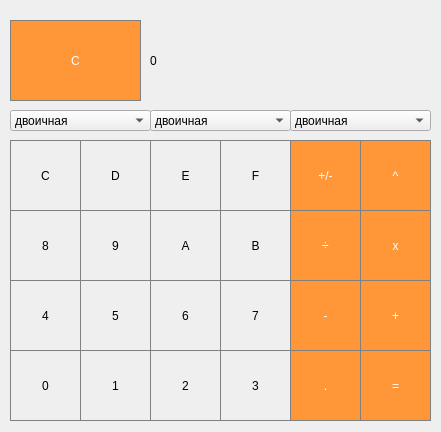
<?xml version="1.0" encoding="UTF-8"?>
<ui version="4.0">
 <class>ChertCalc</class>
 <widget class="QMainWindow" name="ChertCalc">
  <property name="geometry">
   <rect>
    <x>0</x>
    <y>0</y>
    <width>441</width>
    <height>432</height>
   </rect>
  </property>
  <property name="windowTitle">
   <string>MainWindow</string>
  </property>
  <property name="iconSize">
   <size>
    <width>320</width>
    <height>601</height>
   </size>
  </property>
  <widget class="QWidget" name="centralwidget">
   <property name="sizePolicy">
    <sizepolicy hsizetype="MinimumExpanding" vsizetype="MinimumExpanding">
     <horstretch>0</horstretch>
     <verstretch>0</verstretch>
    </sizepolicy>
   </property>
   <property name="minimumSize">
    <size>
     <width>0</width>
     <height>0</height>
    </size>
   </property>
   <widget class="QLabel" name="label">
    <property name="geometry">
     <rect>
      <x>150</x>
      <y>20</y>
      <width>281</width>
      <height>81</height>
     </rect>
    </property>
    <property name="styleSheet">
     <string notr="true">/* (Label at top) Label Stylesheet */

QLabel {
  qproperty-alignment: 'AlignVCenter | AlignRight';
  border: 1px solid gray;
}

background-color : white;

/* End Label Stylesheet */</string>
    </property>
    <property name="text">
     <string>0</string>
    </property>
    <property name="for SS" stdset="0">
     <string/>
    </property>
   </widget>
   <widget class="QPushButton" name="pushButton_clear">
    <property name="geometry">
     <rect>
      <x>10</x>
      <y>20</y>
      <width>131</width>
      <height>81</height>
     </rect>
    </property>
    <property name="styleSheet">
     <string notr="true">/* (Clear,+/-,%,. buttons) Unary Operations Buttons Stylesheet */

QPushButton {
  background-color: rgb(215, 215, 215);
  border: 1px solid gray;
}
QPushButton:pressed {
    background-color: qlineargradient(x1: 0, y1: 0, x2: 0, y2: 1,
                                      stop: 0 #BEBEBE, stop: 1 #D7D7D7);
}
/* End Unary Operations Buttons Stylesheet */

/* (Orange buttons) Operations Buttons Stylesheet */
QPushButton {
  background-color: rgb(255, 151, 57);
  color: white; 
  border: 1px solid gray;
}

QPushButton:pressed {
    background-color: qlineargradient(x1: 0, y1: 0, x2: 0, y2: 1,
                                      stop: 0 #FF7832, stop: 1 #FF9739);
}
</string>
    </property>
    <property name="text">
     <string>C</string>
    </property>
   </widget>
   <widget class="QPushButton" name="pushButton_plusMinus">
    <property name="geometry">
     <rect>
      <x>290</x>
      <y>140</y>
      <width>71</width>
      <height>71</height>
     </rect>
    </property>
    <property name="styleSheet">
     <string notr="true">/* (Clear,+/-,%,. buttons) Unary Operations Buttons Stylesheet */

QPushButton {
  background-color: rgb(215, 215, 215);
  border: 1px solid gray;
}
QPushButton:pressed {
    background-color: qlineargradient(x1: 0, y1: 0, x2: 0, y2: 1,
                                      stop: 0 #BEBEBE, stop: 1 #D7D7D7);
}
/* End Unary Operations Buttons Stylesheet */

/* (Orange buttons) Operations Buttons Stylesheet */
QPushButton {
  background-color: rgb(255, 151, 57);
  color: white; 
  border: 1px solid gray;
}

QPushButton:pressed {
    background-color: qlineargradient(x1: 0, y1: 0, x2: 0, y2: 1,
                                      stop: 0 #FF7832, stop: 1 #FF9739);
}
</string>
    </property>
    <property name="text">
     <string>+/-</string>
    </property>
   </widget>
   <widget class="QPushButton" name="pushButton_Power">
    <property name="geometry">
     <rect>
      <x>360</x>
      <y>140</y>
      <width>71</width>
      <height>71</height>
     </rect>
    </property>
    <property name="styleSheet">
     <string notr="true">/* (Clear,+/-,%,. buttons) Unary Operations Buttons Stylesheet */

QPushButton {
  background-color: rgb(215, 215, 215);
  border: 1px solid gray;
}
QPushButton:pressed {
    background-color: qlineargradient(x1: 0, y1: 0, x2: 0, y2: 1,
                                      stop: 0 #BEBEBE, stop: 1 #D7D7D7);
}
/* End Unary Operations Buttons Stylesheet */

/* (Orange buttons) Operations Buttons Stylesheet */
QPushButton {
  background-color: rgb(255, 151, 57);
  color: white; 
  border: 1px solid gray;
}

QPushButton:pressed {
    background-color: qlineargradient(x1: 0, y1: 0, x2: 0, y2: 1,
                                      stop: 0 #FF7832, stop: 1 #FF9739);
}
</string>
    </property>
    <property name="text">
     <string>^</string>
    </property>
   </widget>
   <widget class="QPushButton" name="pushButton_divide">
    <property name="geometry">
     <rect>
      <x>290</x>
      <y>210</y>
      <width>71</width>
      <height>71</height>
     </rect>
    </property>
    <property name="styleSheet">
     <string notr="true">/* (Clear,+/-,%,. buttons) Unary Operations Buttons Stylesheet */

QPushButton {
  background-color: rgb(215, 215, 215);
  border: 1px solid gray;
}
QPushButton:pressed {
    background-color: qlineargradient(x1: 0, y1: 0, x2: 0, y2: 1,
                                      stop: 0 #BEBEBE, stop: 1 #D7D7D7);
}
/* End Unary Operations Buttons Stylesheet */

/* (Orange buttons) Operations Buttons Stylesheet */
QPushButton {
  background-color: rgb(255, 151, 57);
  color: white; 
  border: 1px solid gray;
}

QPushButton:pressed {
    background-color: qlineargradient(x1: 0, y1: 0, x2: 0, y2: 1,
                                      stop: 0 #FF7832, stop: 1 #FF9739);
}
</string>
    </property>
    <property name="text">
     <string>÷</string>
    </property>
   </widget>
   <widget class="QPushButton" name="pushButton_9">
    <property name="geometry">
     <rect>
      <x>80</x>
      <y>210</y>
      <width>71</width>
      <height>71</height>
     </rect>
    </property>
    <property name="styleSheet">
     <string notr="true">/* Digits 0-9 Stylesheet */
QPushButton {
   border: 1px solid gray;
}
QPushButton:pressed {
    background-color: qlineargradient(x1: 0, y1: 0, x2: 0, y2: 1,
                                      stop: 0 #dadbde, stop: 1 #f6f7fa);
}

/* End Digits 0-9 Stylesheet */</string>
    </property>
    <property name="text">
     <string>9</string>
    </property>
   </widget>
   <widget class="QPushButton" name="pushButton_8">
    <property name="geometry">
     <rect>
      <x>10</x>
      <y>210</y>
      <width>71</width>
      <height>71</height>
     </rect>
    </property>
    <property name="styleSheet">
     <string notr="true">/* Digits 0-9 Stylesheet */
QPushButton {
   border: 1px solid gray;
}
QPushButton:pressed {
    background-color: qlineargradient(x1: 0, y1: 0, x2: 0, y2: 1,
                                      stop: 0 #dadbde, stop: 1 #f6f7fa);
}

/* End Digits 0-9 Stylesheet */</string>
    </property>
    <property name="text">
     <string>8</string>
    </property>
   </widget>
   <widget class="QPushButton" name="pushButton_multiply">
    <property name="geometry">
     <rect>
      <x>360</x>
      <y>210</y>
      <width>71</width>
      <height>71</height>
     </rect>
    </property>
    <property name="styleSheet">
     <string notr="true">/* (Clear,+/-,%,. buttons) Unary Operations Buttons Stylesheet */

QPushButton {
  background-color: rgb(215, 215, 215);
  border: 1px solid gray;
}
QPushButton:pressed {
    background-color: qlineargradient(x1: 0, y1: 0, x2: 0, y2: 1,
                                      stop: 0 #BEBEBE, stop: 1 #D7D7D7);
}
/* End Unary Operations Buttons Stylesheet */

/* (Orange buttons) Operations Buttons Stylesheet */
QPushButton {
  background-color: rgb(255, 151, 57);
  color: white; 
  border: 1px solid gray;
}

QPushButton:pressed {
    background-color: qlineargradient(x1: 0, y1: 0, x2: 0, y2: 1,
                                      stop: 0 #FF7832, stop: 1 #FF9739);
}
</string>
    </property>
    <property name="text">
     <string>x</string>
    </property>
   </widget>
   <widget class="QPushButton" name="pushButton_7">
    <property name="geometry">
     <rect>
      <x>220</x>
      <y>280</y>
      <width>71</width>
      <height>71</height>
     </rect>
    </property>
    <property name="styleSheet">
     <string notr="true">/* Digits 0-9 Stylesheet */
QPushButton {
   border: 1px solid gray;
}
QPushButton:pressed {
    background-color: qlineargradient(x1: 0, y1: 0, x2: 0, y2: 1,
                                      stop: 0 #dadbde, stop: 1 #f6f7fa);
}

/* End Digits 0-9 Stylesheet */</string>
    </property>
    <property name="text">
     <string>7</string>
    </property>
   </widget>
   <widget class="QPushButton" name="pushButton_6">
    <property name="geometry">
     <rect>
      <x>150</x>
      <y>280</y>
      <width>71</width>
      <height>71</height>
     </rect>
    </property>
    <property name="styleSheet">
     <string notr="true">/* Digits 0-9 Stylesheet */
QPushButton {
   border: 1px solid gray;
}
QPushButton:pressed {
    background-color: qlineargradient(x1: 0, y1: 0, x2: 0, y2: 1,
                                      stop: 0 #dadbde, stop: 1 #f6f7fa);
}

/* End Digits 0-9 Stylesheet */</string>
    </property>
    <property name="text">
     <string>6</string>
    </property>
   </widget>
   <widget class="QPushButton" name="pushButton_5">
    <property name="geometry">
     <rect>
      <x>80</x>
      <y>280</y>
      <width>71</width>
      <height>71</height>
     </rect>
    </property>
    <property name="styleSheet">
     <string notr="true">/* Digits 0-9 Stylesheet */
QPushButton {
   border: 1px solid gray;
}
QPushButton:pressed {
    background-color: qlineargradient(x1: 0, y1: 0, x2: 0, y2: 1,
                                      stop: 0 #dadbde, stop: 1 #f6f7fa);
}

/* End Digits 0-9 Stylesheet */</string>
    </property>
    <property name="text">
     <string>5</string>
    </property>
   </widget>
   <widget class="QPushButton" name="pushButton_minus">
    <property name="geometry">
     <rect>
      <x>290</x>
      <y>280</y>
      <width>71</width>
      <height>71</height>
     </rect>
    </property>
    <property name="styleSheet">
     <string notr="true">/* (Clear,+/-,%,. buttons) Unary Operations Buttons Stylesheet */

QPushButton {
  background-color: rgb(215, 215, 215);
  border: 1px solid gray;
}
QPushButton:pressed {
    background-color: qlineargradient(x1: 0, y1: 0, x2: 0, y2: 1,
                                      stop: 0 #BEBEBE, stop: 1 #D7D7D7);
}
/* End Unary Operations Buttons Stylesheet */

/* (Orange buttons) Operations Buttons Stylesheet */
QPushButton {
  background-color: rgb(255, 151, 57);
  color: white; 
  border: 1px solid gray;
}

QPushButton:pressed {
    background-color: qlineargradient(x1: 0, y1: 0, x2: 0, y2: 1,
                                      stop: 0 #FF7832, stop: 1 #FF9739);
}
</string>
    </property>
    <property name="text">
     <string>-</string>
    </property>
   </widget>
   <widget class="QPushButton" name="pushButton_4">
    <property name="geometry">
     <rect>
      <x>10</x>
      <y>280</y>
      <width>71</width>
      <height>71</height>
     </rect>
    </property>
    <property name="styleSheet">
     <string notr="true">/* Digits 0-9 Stylesheet */
QPushButton {
   border: 1px solid gray;
}
QPushButton:pressed {
    background-color: qlineargradient(x1: 0, y1: 0, x2: 0, y2: 1,
                                      stop: 0 #dadbde, stop: 1 #f6f7fa);
}

/* End Digits 0-9 Stylesheet */</string>
    </property>
    <property name="text">
     <string>4</string>
    </property>
   </widget>
   <widget class="QPushButton" name="pushButton_3">
    <property name="geometry">
     <rect>
      <x>220</x>
      <y>350</y>
      <width>71</width>
      <height>71</height>
     </rect>
    </property>
    <property name="styleSheet">
     <string notr="true">/* Digits 0-9 Stylesheet */
QPushButton {
   border: 1px solid gray;
}
QPushButton:pressed {
    background-color: qlineargradient(x1: 0, y1: 0, x2: 0, y2: 1,
                                      stop: 0 #dadbde, stop: 1 #f6f7fa);
}

/* End Digits 0-9 Stylesheet */</string>
    </property>
    <property name="text">
     <string>3</string>
    </property>
   </widget>
   <widget class="QPushButton" name="pushButton_2">
    <property name="geometry">
     <rect>
      <x>150</x>
      <y>350</y>
      <width>71</width>
      <height>71</height>
     </rect>
    </property>
    <property name="styleSheet">
     <string notr="true">/* Digits 0-9 Stylesheet */
QPushButton {
   border: 1px solid gray;
}
QPushButton:pressed {
    background-color: qlineargradient(x1: 0, y1: 0, x2: 0, y2: 1,
                                      stop: 0 #dadbde, stop: 1 #f6f7fa);
}

/* End Digits 0-9 Stylesheet */</string>
    </property>
    <property name="text">
     <string>2</string>
    </property>
   </widget>
   <widget class="QPushButton" name="pushButton_add">
    <property name="geometry">
     <rect>
      <x>360</x>
      <y>280</y>
      <width>71</width>
      <height>71</height>
     </rect>
    </property>
    <property name="styleSheet">
     <string notr="true">/* (Clear,+/-,%,. buttons) Unary Operations Buttons Stylesheet */

QPushButton {
  background-color: rgb(215, 215, 215);
  border: 1px solid gray;
}
QPushButton:pressed {
    background-color: qlineargradient(x1: 0, y1: 0, x2: 0, y2: 1,
                                      stop: 0 #BEBEBE, stop: 1 #D7D7D7);
}
/* End Unary Operations Buttons Stylesheet */

/* (Orange buttons) Operations Buttons Stylesheet */
QPushButton {
  background-color: rgb(255, 151, 57);
  color: white; 
  border: 1px solid gray;
}

QPushButton:pressed {
    background-color: qlineargradient(x1: 0, y1: 0, x2: 0, y2: 1,
                                      stop: 0 #FF7832, stop: 1 #FF9739);
}
</string>
    </property>
    <property name="text">
     <string>+</string>
    </property>
   </widget>
   <widget class="QPushButton" name="pushButton_1">
    <property name="geometry">
     <rect>
      <x>80</x>
      <y>350</y>
      <width>71</width>
      <height>71</height>
     </rect>
    </property>
    <property name="styleSheet">
     <string notr="true">/* Digits 0-9 Stylesheet */
QPushButton {
   border: 1px solid gray;
}
QPushButton:pressed {
    background-color: qlineargradient(x1: 0, y1: 0, x2: 0, y2: 1,
                                      stop: 0 #dadbde, stop: 1 #f6f7fa);
}

/* End Digits 0-9 Stylesheet */</string>
    </property>
    <property name="text">
     <string>1</string>
    </property>
   </widget>
   <widget class="QPushButton" name="pushButton_dot">
    <property name="geometry">
     <rect>
      <x>290</x>
      <y>350</y>
      <width>71</width>
      <height>71</height>
     </rect>
    </property>
    <property name="styleSheet">
     <string notr="true">/* (Clear,+/-,%,. buttons) Unary Operations Buttons Stylesheet */

QPushButton {
  background-color: rgb(215, 215, 215);
  border: 1px solid gray;
}
QPushButton:pressed {
    background-color: qlineargradient(x1: 0, y1: 0, x2: 0, y2: 1,
                                      stop: 0 #BEBEBE, stop: 1 #D7D7D7);
}
/* End Unary Operations Buttons Stylesheet */

/* (Orange buttons) Operations Buttons Stylesheet */
QPushButton {
  background-color: rgb(255, 151, 57);
  color: white; 
  border: 1px solid gray;
}

QPushButton:pressed {
    background-color: qlineargradient(x1: 0, y1: 0, x2: 0, y2: 1,
                                      stop: 0 #FF7832, stop: 1 #FF9739);
}
</string>
    </property>
    <property name="text">
     <string>.</string>
    </property>
   </widget>
   <widget class="QPushButton" name="pushButton_0">
    <property name="geometry">
     <rect>
      <x>10</x>
      <y>350</y>
      <width>71</width>
      <height>71</height>
     </rect>
    </property>
    <property name="styleSheet">
     <string notr="true">/* Digits 0-9 Stylesheet */
QPushButton {
   border: 1px solid gray;
}
QPushButton:pressed {
    background-color: qlineargradient(x1: 0, y1: 0, x2: 0, y2: 1,
                                      stop: 0 #dadbde, stop: 1 #f6f7fa);
}

/* End Digits 0-9 Stylesheet */</string>
    </property>
    <property name="text">
     <string>0</string>
    </property>
   </widget>
   <widget class="QPushButton" name="pushButton_equals">
    <property name="geometry">
     <rect>
      <x>360</x>
      <y>350</y>
      <width>71</width>
      <height>71</height>
     </rect>
    </property>
    <property name="styleSheet">
     <string notr="true">/* (Clear,+/-,%,. buttons) Unary Operations Buttons Stylesheet */

QPushButton {
  background-color: rgb(215, 215, 215);
  border: 1px solid gray;
}
QPushButton:pressed {
    background-color: qlineargradient(x1: 0, y1: 0, x2: 0, y2: 1,
                                      stop: 0 #BEBEBE, stop: 1 #D7D7D7);
}
/* End Unary Operations Buttons Stylesheet */

/* (Orange buttons) Operations Buttons Stylesheet */
QPushButton {
  background-color: rgb(255, 151, 57);
  color: white; 
  border: 1px solid gray;
}

QPushButton:pressed {
    background-color: qlineargradient(x1: 0, y1: 0, x2: 0, y2: 1,
                                      stop: 0 #FF7832, stop: 1 #FF9739);
}
</string>
    </property>
    <property name="text">
     <string>=</string>
    </property>
   </widget>
   <widget class="QPushButton" name="pushButton_A">
    <property name="geometry">
     <rect>
      <x>150</x>
      <y>210</y>
      <width>71</width>
      <height>71</height>
     </rect>
    </property>
    <property name="styleSheet">
     <string notr="true">/* Digits 0-9 Stylesheet */
QPushButton {
   border: 1px solid gray;
}
QPushButton:pressed {
    background-color: qlineargradient(x1: 0, y1: 0, x2: 0, y2: 1,
                                      stop: 0 #dadbde, stop: 1 #f6f7fa);
}

/* End Digits 0-9 Stylesheet */</string>
    </property>
    <property name="text">
     <string>A</string>
    </property>
   </widget>
   <widget class="QPushButton" name="pushButton_B">
    <property name="geometry">
     <rect>
      <x>220</x>
      <y>210</y>
      <width>71</width>
      <height>71</height>
     </rect>
    </property>
    <property name="styleSheet">
     <string notr="true">/* Digits 0-9 Stylesheet */
QPushButton {
   border: 1px solid gray;
}
QPushButton:pressed {
    background-color: qlineargradient(x1: 0, y1: 0, x2: 0, y2: 1,
                                      stop: 0 #dadbde, stop: 1 #f6f7fa);
}

/* End Digits 0-9 Stylesheet */</string>
    </property>
    <property name="text">
     <string>B</string>
    </property>
   </widget>
   <widget class="QPushButton" name="pushButton_C">
    <property name="geometry">
     <rect>
      <x>10</x>
      <y>140</y>
      <width>71</width>
      <height>71</height>
     </rect>
    </property>
    <property name="styleSheet">
     <string notr="true">/* Digits 0-9 Stylesheet */
QPushButton {
   border: 1px solid gray;
}
QPushButton:pressed {
    background-color: qlineargradient(x1: 0, y1: 0, x2: 0, y2: 1,
                                      stop: 0 #dadbde, stop: 1 #f6f7fa);
}

/* End Digits 0-9 Stylesheet */</string>
    </property>
    <property name="text">
     <string>C</string>
    </property>
   </widget>
   <widget class="QPushButton" name="pushButton_D">
    <property name="geometry">
     <rect>
      <x>80</x>
      <y>140</y>
      <width>71</width>
      <height>71</height>
     </rect>
    </property>
    <property name="styleSheet">
     <string notr="true">/* Digits 0-9 Stylesheet */
QPushButton {
   border: 1px solid gray;
}
QPushButton:pressed {
    background-color: qlineargradient(x1: 0, y1: 0, x2: 0, y2: 1,
                                      stop: 0 #dadbde, stop: 1 #f6f7fa);
}

/* End Digits 0-9 Stylesheet */</string>
    </property>
    <property name="text">
     <string>D</string>
    </property>
   </widget>
   <widget class="QPushButton" name="pushButton_E">
    <property name="geometry">
     <rect>
      <x>150</x>
      <y>140</y>
      <width>71</width>
      <height>71</height>
     </rect>
    </property>
    <property name="styleSheet">
     <string notr="true">/* Digits 0-9 Stylesheet */
QPushButton {
   border: 1px solid gray;
}
QPushButton:pressed {
    background-color: qlineargradient(x1: 0, y1: 0, x2: 0, y2: 1,
                                      stop: 0 #dadbde, stop: 1 #f6f7fa);
}

/* End Digits 0-9 Stylesheet */</string>
    </property>
    <property name="text">
     <string>E</string>
    </property>
   </widget>
   <widget class="QPushButton" name="pushButton_F">
    <property name="geometry">
     <rect>
      <x>220</x>
      <y>140</y>
      <width>71</width>
      <height>71</height>
     </rect>
    </property>
    <property name="styleSheet">
     <string notr="true">/* Digits 0-9 Stylesheet */
QPushButton {
   border: 1px solid gray;
}
QPushButton:pressed {
    background-color: qlineargradient(x1: 0, y1: 0, x2: 0, y2: 1,
                                      stop: 0 #dadbde, stop: 1 #f6f7fa);
}

/* End Digits 0-9 Stylesheet */</string>
    </property>
    <property name="text">
     <string>F</string>
    </property>
   </widget>
   <widget class="QComboBox" name="comboBox_1">
    <property name="enabled">
     <bool>true</bool>
    </property>
    <property name="geometry">
     <rect>
      <x>10</x>
      <y>110</y>
      <width>141</width>
      <height>21</height>
     </rect>
    </property>
    <item>
     <property name="text">
      <string>двоичная</string>
     </property>
    </item>
    <item>
     <property name="text">
      <string>троичная</string>
     </property>
    </item>
    <item>
     <property name="text">
      <string>четверичная</string>
     </property>
    </item>
    <item>
     <property name="text">
      <string>пятиричная</string>
     </property>
    </item>
    <item>
     <property name="text">
      <string>шестиричная</string>
     </property>
    </item>
    <item>
     <property name="text">
      <string>семиричная</string>
     </property>
    </item>
    <item>
     <property name="text">
      <string>восьмиричная</string>
     </property>
    </item>
    <item>
     <property name="text">
      <string>девятиричная</string>
     </property>
    </item>
    <item>
     <property name="text">
      <string>десятиричная</string>
     </property>
    </item>
    <item>
     <property name="text">
      <string>одиннадцатиричная</string>
     </property>
    </item>
    <item>
     <property name="text">
      <string>двенадцатиричная</string>
     </property>
    </item>
    <item>
     <property name="text">
      <string>тринадцатиричная</string>
     </property>
    </item>
    <item>
     <property name="text">
      <string>четырнадцатиричная</string>
     </property>
    </item>
    <item>
     <property name="text">
      <string>пятнадцатиричная</string>
     </property>
    </item>
    <item>
     <property name="text">
      <string>шестнадцатиричная</string>
     </property>
    </item>
   </widget>
   <widget class="QComboBox" name="comboBox_2">
    <property name="enabled">
     <bool>true</bool>
    </property>
    <property name="geometry">
     <rect>
      <x>150</x>
      <y>110</y>
      <width>141</width>
      <height>21</height>
     </rect>
    </property>
    <item>
     <property name="text">
      <string>двоичная</string>
     </property>
    </item>
    <item>
     <property name="text">
      <string>троичная</string>
     </property>
    </item>
    <item>
     <property name="text">
      <string>четверичная</string>
     </property>
    </item>
    <item>
     <property name="text">
      <string>пятиричная</string>
     </property>
    </item>
    <item>
     <property name="text">
      <string>шестиричная</string>
     </property>
    </item>
    <item>
     <property name="text">
      <string>семиричная</string>
     </property>
    </item>
    <item>
     <property name="text">
      <string>восьмиричная</string>
     </property>
    </item>
    <item>
     <property name="text">
      <string>девятиричная</string>
     </property>
    </item>
    <item>
     <property name="text">
      <string>десятиричная</string>
     </property>
    </item>
    <item>
     <property name="text">
      <string>одиннадцатиричная</string>
     </property>
    </item>
    <item>
     <property name="text">
      <string>двенадцатиричная</string>
     </property>
    </item>
    <item>
     <property name="text">
      <string>тринадцатиричная</string>
     </property>
    </item>
    <item>
     <property name="text">
      <string>четырнадцатиричная</string>
     </property>
    </item>
    <item>
     <property name="text">
      <string>пятнадцатиричная</string>
     </property>
    </item>
    <item>
     <property name="text">
      <string>шестнадцатиричная</string>
     </property>
    </item>
   </widget>
   <widget class="QComboBox" name="comboBox_3">
    <property name="enabled">
     <bool>true</bool>
    </property>
    <property name="geometry">
     <rect>
      <x>290</x>
      <y>110</y>
      <width>141</width>
      <height>21</height>
     </rect>
    </property>
    <item>
     <property name="text">
      <string>двоичная</string>
     </property>
    </item>
    <item>
     <property name="text">
      <string>троичная</string>
     </property>
    </item>
    <item>
     <property name="text">
      <string>четверичная</string>
     </property>
    </item>
    <item>
     <property name="text">
      <string>пятиричная</string>
     </property>
    </item>
    <item>
     <property name="text">
      <string>шестиричная</string>
     </property>
    </item>
    <item>
     <property name="text">
      <string>семиричная</string>
     </property>
    </item>
    <item>
     <property name="text">
      <string>восьмиричная</string>
     </property>
    </item>
    <item>
     <property name="text">
      <string>девятиричная</string>
     </property>
    </item>
    <item>
     <property name="text">
      <string>десятиричная</string>
     </property>
    </item>
    <item>
     <property name="text">
      <string>одиннадцатиричная</string>
     </property>
    </item>
    <item>
     <property name="text">
      <string>двенадцатиричная</string>
     </property>
    </item>
    <item>
     <property name="text">
      <string>тринадцатиричная</string>
     </property>
    </item>
    <item>
     <property name="text">
      <string>четырнадцатиричная</string>
     </property>
    </item>
    <item>
     <property name="text">
      <string>пятнадцатиричная</string>
     </property>
    </item>
    <item>
     <property name="text">
      <string>шестнадцатиричная</string>
     </property>
    </item>
   </widget>
  </widget>
 </widget>
 <resources/>
 <connections/>
</ui>
